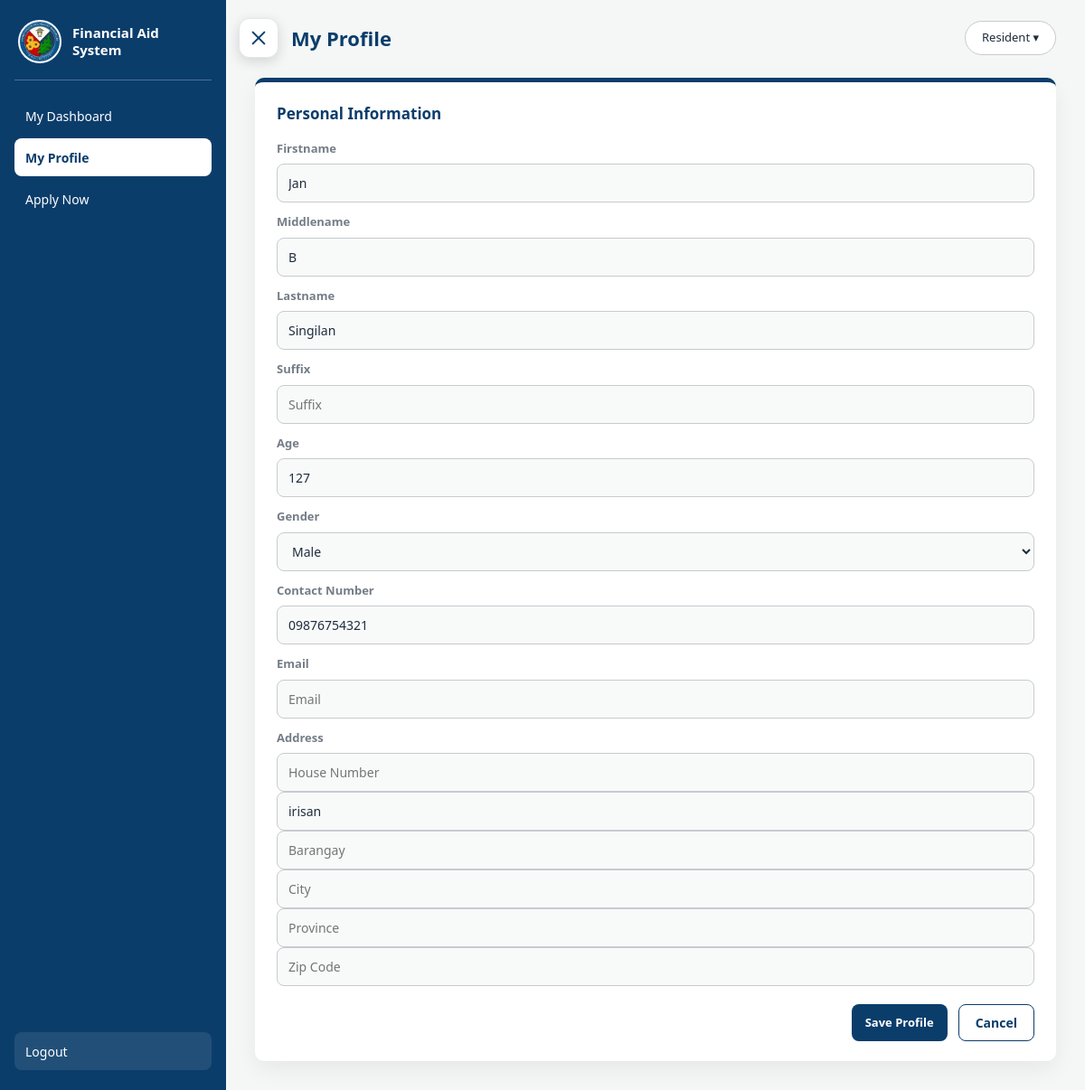
The page /resident/profile.php (signed in) on the database as committed earlier.
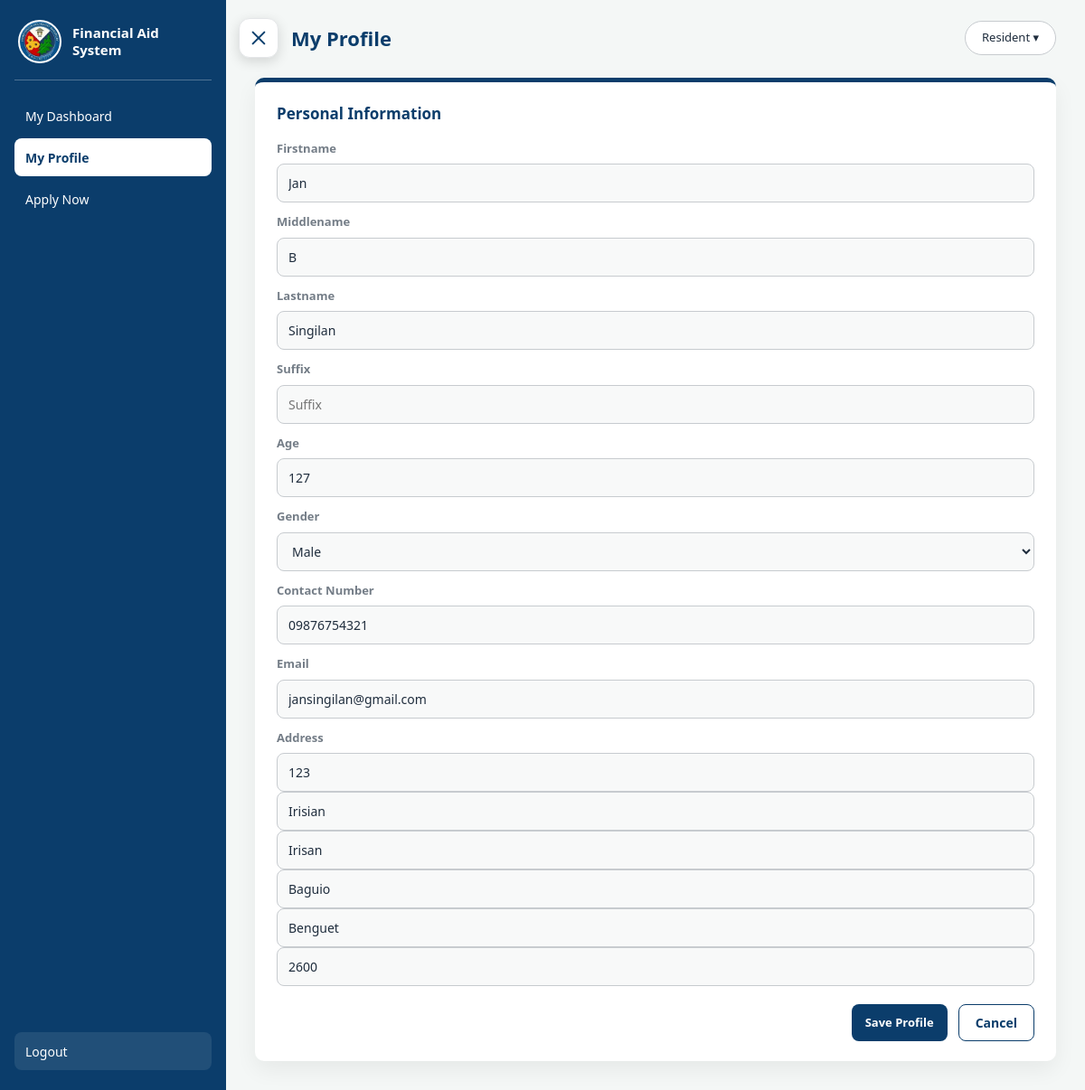
The same page on the database as committed later.
### tables this page shows
CREATE TABLE `resident_information` (
  `resident_id` int(11) NOT NULL,
  `user_id` int(11) DEFAULT NULL,
  `firstname` varchar(50) NOT NULL,
  `middlename` varchar(50) DEFAULT NULL,
  `lastname` varchar(50) NOT NULL,
  `suffix` varchar(10) DEFAULT NULL,
  `nickname` varchar(50) DEFAULT NULL,
  `birthdate` date DEFAULT NULL,
  `move_in_date` date DEFAULT NULL,
  `age` tinyint(3) UNSIGNED DEFAULT NULL,
  `gender` enum('Male','Female','Other') DEFAULT NULL,
  `civilstatus` enum('Single','Married','Widowed','Annulled') DEFAULT NULL,
  `contact` varchar(20) DEFAULT NULL,
  `email` varchar(100) DEFAULT NULL,
  `housenumber` varchar(20) DEFAULT NULL,
  `street` varchar(60) DEFAULT NULL,
  `barangay` varchar(50) DEFAULT NULL,
  `city` varchar(50) DEFAULT NULL,
  `province` varchar(50) DEFAULT NULL,
  `zipcode` char(4) DEFAULT NULL,
  `address` varchar(300) DEFAULT NULL,
  `birthplace` varchar(60) DEFAULT NULL,
  `occupation` varchar(60) DEFAULT NULL,
  `monthly_income` decimal(10,2) DEFAULT NULL,
  `education` enum('Elementary','High School','Senior High School','College','Graduate','Vocational') DEFAULT NULL,
  `course` varchar(100) DEFAULT NULL,
  `talents` text DEFAULT NULL,
  `marketable_skills` text DEFAULT NULL,
  `health_condition` text DEFAULT NULL,
  `transport_mode` enum('Public transportation','Personal vehicle','Company service','Walking','Other') DEFAULT NULL,
  `transport_details` varchar(100) DEFAULT NULL,
  `soloparent` enum('Yes','No') DEFAULT NULL,
  `children` tinyint(3) UNSIGNED DEFAULT NULL,
  `member` enum('Yes','No') DEFAULT NULL,
  `program` varchar(100) DEFAULT NULL,
  `dependent` enum('Yes','No') DEFAULT NULL,
  `relationship` varchar(50) DEFAULT NULL,
  `benefits` varchar(100) DEFAULT NULL,
  `school` varchar(100) DEFAULT NULL,
  `yearlevel` varchar(30) DEFAULT NULL,
  `enrolled` varchar(20) DEFAULT NULL,
  `attained` varchar(30) DEFAULT NULL,
  `senior` varchar(150) DEFAULT NULL,
  `issues` text DEFAULT NULL
);

### classes/resident.php (called while the page is built, shortened)
<?php
	class Resident{
		private PDO $pdo;
		function __construct(PDO $pdo){
			$this -> pdo = $pdo;
		}
		public function show_update_data($user_id){
		    $fetch = "SELECT * FROM resident_information WHERE user_id = ?";
		    $prep = $this->pdo->prepare($fetch);
		    $prep->execute([$user_id]);
		    return $prep->fetch();
		}
	}
?>

### resident/profile.php (the view, shortened to what the changed rows need)
<?php
    require_once "../dbconn.php";
    require_once "../classes/resident.php";
    $conn = new Resident($pdo);
    $user_id = $_SESSION['user_id'];
    $row = $conn->show_update_data($user_id);
?>
<!DOCTYPE html>
<html lang="en">
<head>
    <link rel="stylesheet" href="../theme.css">
</head>
<body>
<div class="dashboard">
    <main class="main-content">
        <div class="topbar">
            <h2>My Profile</h2>
        </div>
        <div class="content-grid">
            <section class="panel">
                <form method="post">
                    <div class="form-group">
                        <label>Firstname</label>
                        <input
                            type="text"
                            name="firstname"
                            class="form-control"
                            placeholder="Firstname"
                            value="<?= htmlspecialchars($row['firstname'] ?? '') ?>"
                            required>
                    </div>
                    <div class="form-group">
                        <label>Middlename</label>
                        <input
                            type="text"
                            name="middlename"
                            class="form-control"
                            placeholder="Middlename"
                            value="<?= htmlspecialchars($row['middlename'] ?? '') ?>"
                            required>
                    </div>
                    <div class="form-group">
                        <label>Lastname</label>
                        <input
                            type="text"
                            name="lastname"
                            class="form-control"
                            placeholder="Lastname"
                            value="<?= htmlspecialchars($row['lastname'] ?? '') ?>"
                            required>
                    </div>
                    <div class="form-group">
                        <label>Age</label>
                        <input
                            type="number"
                            name="age"
                            class="form-control"
                            placeholder="Age"
                            value="<?= htmlspecialchars($row['age'] ?? '') ?>"
                            min="1"
                            required>
                    </div>
                    <div class="form-group">
                        <label>Gender</label>
                        <select name="gender" class="form-control" required>
                            <option value="Male" <?= ($row['gender'] ?? '') == 'Male' ? 'selected' : '' ?>>Male</option>
                        </select>
                    </div>
                    <div class="form-group">
                        <label>Contact Number</label>
                        <input
                            type="text"
                            name="contact"
                            class="form-control"
                            placeholder="Contact Number"
                            value="<?= htmlspecialchars($row['contact'] ?? '') ?>"
                            required>
                    </div>
                    <div class="form-group">
                        <label>Email</label>
                        <input
                            type="email"
                            name="email"
                            class="form-control"
                            placeholder="Email"
                            value="<?= htmlspecialchars($row['email'] ?? '') ?>"
                            required>
                    </div>
                    <div class="form-group">
                        <tr>
                            <td><input type="text" name="housenumber" class="form-control" placeholder="House Number" value="<?= htmlspecialchars($row['housenumber'] ?? '') ?>" required></td>
                            <td><input type="text" name="street" class="form-control" placeholder="Street" value="<?= htmlspecialchars($row['street'] ?? '') ?>"></td>
                        </tr>
                        <tr>
                            <td><input type="text" name="barangay" class="form-control" placeholder="Barangay" value="<?= htmlspecialchars($row['barangay'] ?? '') ?>" required></td>
                            <td><input type="text" name="city" class="form-control" placeholder="City" value="<?= htmlspecialchars($row['city'] ?? '') ?>" required></td>
                        </tr>
                        <tr>
                            <td><input type="text" name="province" class="form-control" placeholder="Province" value="<?= htmlspecialchars($row['province'] ?? '') ?>" required></td>
                            <td><input type="text" name="zipcode" class="form-control" placeholder="Zip Code" value="<?= htmlspecialchars($row['zipcode'] ?? '') ?>" required></td>
                        </tr>
                    </div>
                </form>
            </section>
        </div>
    </main>
</div>
</body>
</html>

Rows that differ between the two databases and show on the page:
changed resident_information "Jan": email (not shown) → "jansingilan@gmail.com"; housenumber (not shown) → "123"; street "irisan" → "Irisian"; barangay (not shown) → "Irisan"; city (not shown) → "Baguio"; province (not shown) → "Benguet"; zipcode (not shown) → "2600"
